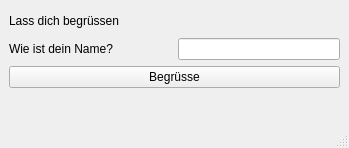
<?xml version="1.0" encoding="UTF-8"?>
<ui version="4.0">
 <class>MainWindow</class>
 <widget class="QMainWindow" name="MainWindow">
  <property name="geometry">
   <rect>
    <x>0</x>
    <y>0</y>
    <width>349</width>
    <height>148</height>
   </rect>
  </property>
  <property name="windowTitle">
   <string>PyQt5 Designer Beispiel GUI</string>
  </property>
  <widget class="QWidget" name="centralwidget">
   <layout class="QVBoxLayout" name="verticalLayout_2">
    <item>
     <widget class="QLabel" name="label">
      <property name="text">
       <string>Lass dich begrüssen</string>
      </property>
     </widget>
    </item>
    <item>
     <layout class="QHBoxLayout" name="horizontalLayout" stretch="1,1">
      <item>
       <widget class="QLabel" name="label_2">
        <property name="text">
         <string>Wie ist dein Name?</string>
        </property>
       </widget>
      </item>
      <item>
       <widget class="QLineEdit" name="name_widget"/>
      </item>
     </layout>
    </item>
    <item>
     <widget class="QPushButton" name="greet_button">
      <property name="text">
       <string>Begrüsse</string>
      </property>
     </widget>
    </item>
    <item>
     <widget class="QLabel" name="greeting_output">
      <property name="text">
       <string/>
      </property>
     </widget>
    </item>
   </layout>
  </widget>
  <widget class="QMenuBar" name="menubar">
   <property name="geometry">
    <rect>
     <x>0</x>
     <y>0</y>
     <width>349</width>
     <height>21</height>
    </rect>
   </property>
  </widget>
  <widget class="QStatusBar" name="statusbar"/>
 </widget>
 <resources/>
 <connections/>
</ui>
